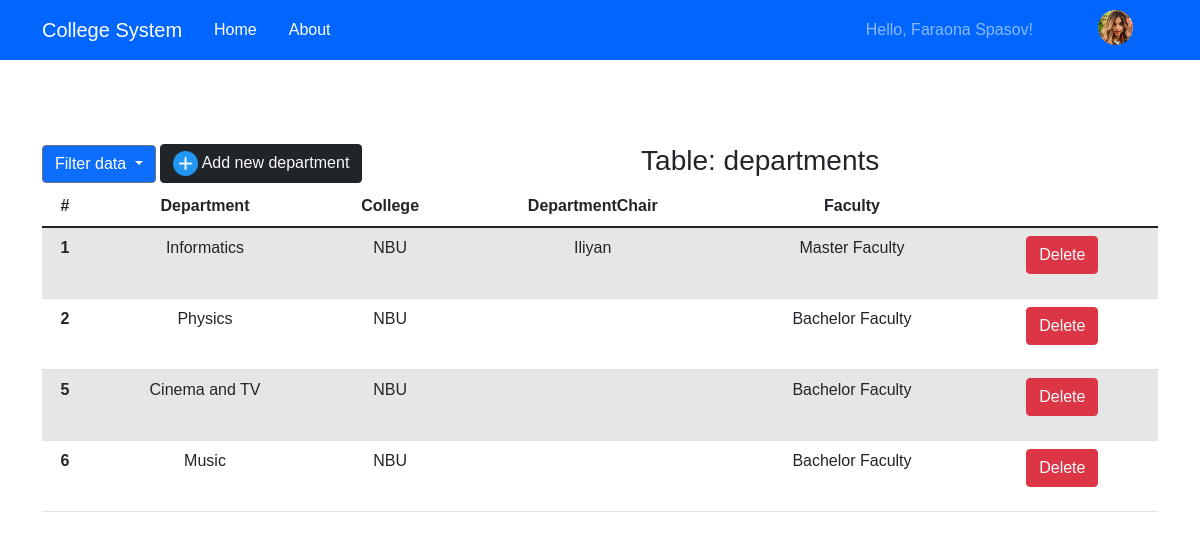
Screenshot of /views/admin_view.php?data=departments (signed in) with the database file from the repository.
### tables this page shows
CREATE TABLE `departments` (
  `id` int(11) NOT NULL,
  `name` varchar(80) NOT NULL,
  `college` int(11) NOT NULL DEFAULT 1,
  `department_chair` int(11) NOT NULL,
  `faculty` int(11) NOT NULL
);

### common-functions.php (the view, shortened to what this page needs)
        <?php
function showMultipleResultsData($sql, $columns, $buttons="default"){
    global $connect;
    $result=mysqli_query($connect, $sql);
    if($result) {
        $_SESSION['previous_url'] = $_SERVER['REQUEST_URI']; ?>
        <table class="table table-striped">
            <thead>
            <tr>
                <th scope="col">#</th>
                <?php
                foreach($columns as $column){
                    echo "<th scope=\"col\">$column</th>";
                }
                $columnsLowercase = transformColumnsToLowercase($columns);
                ?>
            </tr>
            </thead>
            <tbody>
            <?php
            while($row=mysqli_fetch_assoc($result)) {
                extract($row);
                echo "<tr><th scope=\"row\">" . $id . "</th>";
                if($_SESSION['role'] == "admin"){
                    foreach($columnsLowercase as $column){
                        ?>
                        <td><?=$$column?></td>
                        <?php
                    }
                } else {
                    foreach($columnsLowercase as $column){
                        echo "<td>" . $$column . "</td>";
                    }
                }
                if($buttons!=null){
                ?>
                <td>
                    <p style = "line-height:1.4">
                        <?php
                            foreach($buttons as $button_command=>$button_attributes){
                                    echo '<button command-attr="'. $button_command .'" style="margin-right:10px;" id="'. $id .'" class="btn btn-'. $button_attributes['color'] .'"><a href="/College/update_handler.php?command='. $button_command .'&id=' . $id . '" class="text-light">' . $button_attributes['label'] . '</a></button>';
                            }
                        ?>
                    </p>
                </td>
                    <?php
                } ?>
                </tr>
                <?php
            } ?>
            </tbody>
        </table>
        <?php
    }
}
function transformColumnsToLowercase($columns){
    $resultLowercaseColumns = array_map('strtolower', $columns);
    return $resultLowercaseColumns;
}
?>

### rows the page displays
departments: id "1", column "Informatics", column "NBU", column "Iliyan", column "Master Faculty", label "Delete"
departments: id "2", column "Physics", column "NBU", column "Bachelor Faculty", label "Delete"
departments: id "5", column "Cinema and TV", column "NBU", column "Bachelor Faculty", label "Delete"
departments: id "6", column "Music", column "NBU", column "Bachelor Faculty", label "Delete"

### other values shown
$_SESSION['firstname'] "Faraona"
$_SESSION['surname'] "Spasov"
$button_text "department"
$_GET['data'] "departments"
$column "Department"
$column "College"
$column "DepartmentChair"
$column "Faculty"
